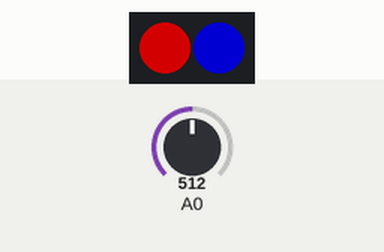
Simulated run of this sketch. Board: Arduino Uno, built with avr-gcc and run on an emulated ATmega328P. Parts: 2 RGB LEDs in strip order, left to right. Inputs (shaded band) come from the test bench; at power-on: A0 = 512. Dim RGB values are drawn brighter than linear; the strip is taken to match the declared colour order.

Above: at 1.2 s.
1.3 s: A0 set to 6
At 1.8 s:
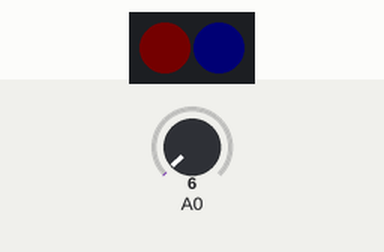
2.8 s: A0 set to 3
At 4.0 s:
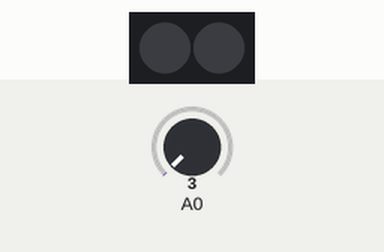
4.3 s: A0 set to 511
At 5.3 s:
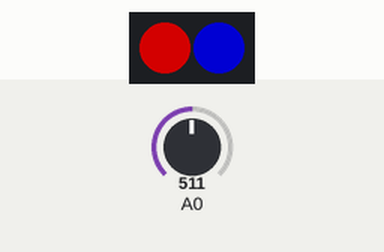
5.8 s: A0 set to 0
At 6.4 s:
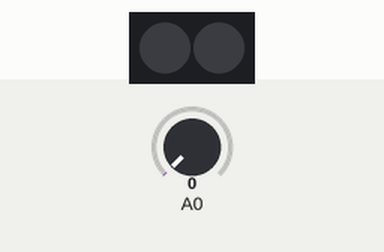
Timing chart, 0 to 8.3 s (numbered marks = the images above; inputs shaded):
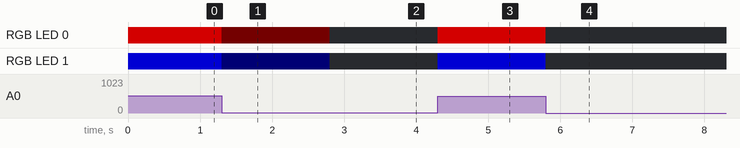

The sketch:

AWiFi_SLEDs.ino
```cpp
#include <Adafruit_NeoPixel.h>
#define NUMSLEDs  2
#define PINSLEDs  10
Adafruit_NeoPixel SLEDs = Adafruit_NeoPixel(NUMSLEDs,PINSLEDs, NEO_RGB + NEO_KHZ800);
void setup() {
  SLEDs.begin(); // This initializes the NeoPixel library.
  SLEDs.show(); // Initialize all SLEDs to 'off'
}
void loop() {
  int val = map(analogRead(A0),0,1023,0,255);
  SLEDs.setPixelColor(0, SLEDs.Color(val, 0, 0)); //Adjust brightness, Color red
  SLEDs.setPixelColor(1, SLEDs.Color(0, 0, val)); //Adjust brightness, Color blue
  SLEDs.show();
}
```

Measured:
- the behaviour switches between 5 and 4 on A0 (found by bisection; images 1 and 2)
- after the input at 1.3 s, RGB LED 0: RGB(127, 0, 0) → RGB(1, 0, 0) at once; RGB LED 1: RGB(0, 0, 127) → RGB(0, 0, 1) at once
- after the input at 2.8 s, RGB LED 0: RGB(1, 0, 0) → off at once; RGB LED 1: RGB(0, 0, 1) → off at once
- after the input at 4.3 s, RGB LED 0: off → RGB(127, 0, 0) at once; RGB LED 1: off → RGB(0, 0, 127) at once
- after the input at 5.8 s, RGB LED 0: RGB(127, 0, 0) → off at once; RGB LED 1: RGB(0, 0, 127) → off at once
